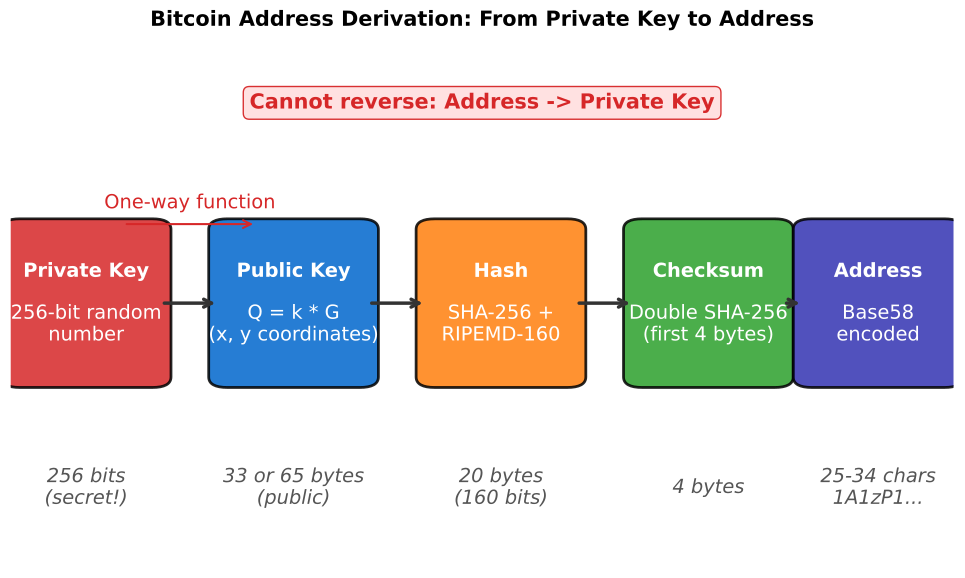

Source code (Python):
"""
Key to Address Derivation Flow
Shows how private key becomes a blockchain address
"""

import matplotlib.pyplot as plt
import matplotlib.patches as patches
from matplotlib.patches import FancyBboxPatch, FancyArrowPatch
import numpy as np
from pathlib import Path

CHART_METADATA = {
    'title': 'Key to Address Derivation',
    'url': 'https://github.com/Digital-AI-Finance/Blockchain_Crypto/tree/main/Module_A_Blockchain_Foundations/L05_Public_Key_Cryptography/charts/03_key_derivation'
}

plt.rcParams.update({
    'font.size': 14,
    'axes.labelsize': 14,
    'axes.titlesize': 16,
    'xtick.labelsize': 12,
    'ytick.labelsize': 12,
    'legend.fontsize': 12,
    'figure.figsize': (10, 6),
    'figure.dpi': 150
})

MLPURPLE = '#3333B2'
MLBLUE = '#0066CC'
MLORANGE = '#FF7F0E'
MLGREEN = '#2CA02C'
MLRED = '#D62728'
MLLAVENDER = '#ADADE0'

fig, ax = plt.subplots(figsize=(10, 6))

# Flow: Private Key -> Public Key -> Hash -> Address
steps = [
    (0.08, 0.5, 'Private Key', '256-bit random\nnumber', MLRED),
    (0.30, 0.5, 'Public Key', 'Q = k * G\n(x, y coordinates)', MLBLUE),
    (0.52, 0.5, 'Hash', 'SHA-256 +\nRIPEMD-160', MLORANGE),
    (0.74, 0.5, 'Checksum', 'Double SHA-256\n(first 4 bytes)', MLGREEN),
    (0.92, 0.5, 'Address', 'Base58\nencoded', MLPURPLE),
]

box_width = 0.14
box_height = 0.28

for i, (x, y, label, desc, color) in enumerate(steps):
    # Box
    box = FancyBboxPatch((x - box_width/2, y - box_height/2), box_width, box_height,
                          boxstyle="round,pad=0.02", facecolor=color,
                          edgecolor='black', linewidth=2, alpha=0.85)
    ax.add_patch(box)

    # Label
    ax.text(x, y + 0.06, label, ha='center', va='center', fontsize=14,
            fontweight='bold', color='white')

    # Description
    ax.text(x, y - 0.04, desc, ha='center', va='center', fontsize=14,
            color='white')

    # Arrow
    if i < len(steps) - 1:
        next_x = steps[i + 1][0]
        ax.annotate('', xy=(next_x - box_width/2 - 0.01, y),
                    xytext=(x + box_width/2 + 0.01, y),
                    arrowprops=dict(arrowstyle='->', color='#333', lw=2.5))

# Example values below
examples = [
    (0.08, 0.15, '256 bits\n(secret!)'),
    (0.30, 0.15, '33 or 65 bytes\n(public)'),
    (0.52, 0.15, '20 bytes\n(160 bits)'),
    (0.74, 0.15, '4 bytes'),
    (0.92, 0.15, '25-34 chars\n1A1zP1...'),
]

for x, y, text in examples:
    ax.text(x, y, text, ha='center', va='center', fontsize=14,
            color='#555', style='italic')

# One-way arrows annotation
ax.annotate('One-way function', xy=(0.19, 0.68), fontsize=14, color=MLRED,
            ha='center')
ax.annotate('', xy=(0.26, 0.65), xytext=(0.12, 0.65),
            arrowprops=dict(arrowstyle='->', color=MLRED, lw=1.5))

# Key insight
insight_text = 'Cannot reverse: Address -> Private Key'
props = dict(boxstyle='round,pad=0.3', facecolor='#FFE0E0', edgecolor=MLRED, alpha=0.95)
ax.text(0.5, 0.88, insight_text, ha='center', va='center', fontsize=15,
        fontweight='bold', bbox=props, color=MLRED)

ax.set_xlim(0, 1)
ax.set_ylim(0, 1)
ax.axis('off')

plt.title('Bitcoin Address Derivation: From Private Key to Address', fontweight='bold', fontsize=15, pad=10)
plt.tight_layout()

output_path = Path(__file__).parent / 'chart.pdf'
plt.savefig(output_path, bbox_inches='tight', dpi=300)
print(f"Chart saved to: {output_path.absolute()}")
plt.close()
